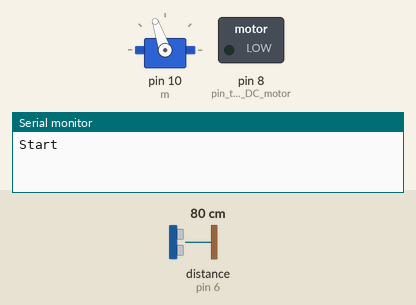
Simulated run of this sketch. Board: Arduino Uno, built with avr-gcc and run on an emulated ATmega328P. Parts: servo, switched loads named in the sketch (green lamp = pin HIGH), the last lines printed to the serial monitor. Wiring (inferred from the names in the program): ultrasonic range finder: trigger pin 7; echo pin 6. The test bench sets the inputs (shaded band); at power-on: distance to the obstacle (sensor on pin 6) 80 cm. The echo pulse lasts 58.3 µs per cm; pins used as bus, display or sensor lines are not drawn.

Above: at 1.2 s.
1.3 s: distance to the obstacle (sensor on pin 6) set to 34 cm
At 2.27 s:
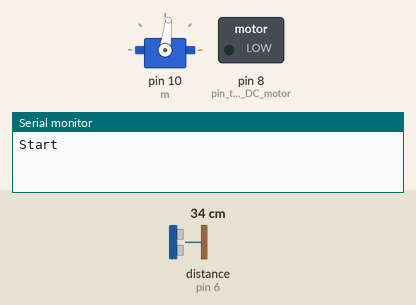
4.3 s: distance to the obstacle (sensor on pin 6) set to 28 cm
At 5.2 s:
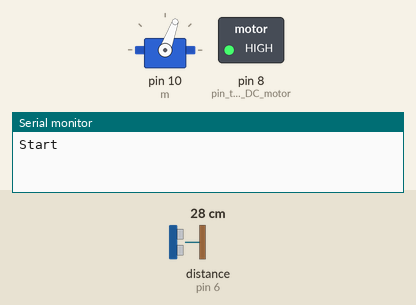
7.3 s: distance to the obstacle (sensor on pin 6) set to 120 cm
At 7.95 s:
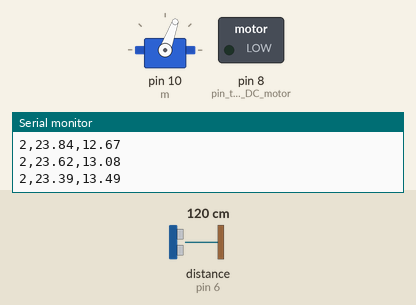
10.3 s: distance to the obstacle (sensor on pin 6) set to 2 cm
Timing chart, 0 to 14.3 s (numbered marks = the images above; inputs shaded):
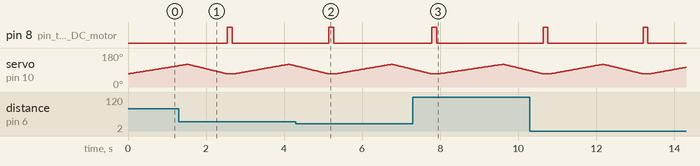

Measured:
- the behaviour switches between 31 and 30 cm on distance to the obstacle (sensor on pin 6) (found by bisection; images 1 and 2)
- by itself, pin 8 (pin_to_control_DC_motor): alternates HIGH for 0.12 s and LOW for 2.4 s

The sketch:

code_for_3d_scanner.ino
```cpp
#include <Servo.h>
#include <math.h>

Servo m;

int t = 7;
int e=  6;
int n;

void setup() {
  pinMode(t, OUTPUT);  //trigger pin
  pinMode(e, INPUT);  //echo pin
  pinMode(8,OUTPUT); //pin to control DC motor, goes to mosfet
  m.attach(10);     //servo motor pin

  Serial.begin(9600);

}

int distance(){

  long duration, cm;

  digitalWrite(t, LOW);
  delayMicroseconds(2);
  digitalWrite(t, HIGH);
  delayMicroseconds(5);
  digitalWrite(t, LOW);

  duration = pulseIn(e, HIGH);

  cm = duration/ 29 / 2;

  return cm; //returns distance in centimeters
}

void revolve(){ // rotates motor 18 degree
 digitalWrite(8,HIGH);
 delay(120);
 digitalWrite(8,LOW);

}

void scan(){
  int i;
  for(i=70;i<=120;i+=1){
    m.write(i);

    delay(25);

    float d= distance();

    if (d<30){

      Serial.print(n);
      Serial.print(",");

      Serial.print(d*cos((i-90)*3.14/180));
      Serial.print(",");

      Serial.print(d*sin((i-90)*3.14/180));
      Serial.println();

      }


  }

  for(i=120;i>=70;i-=1){
    m.write(i);
    delay(20);
    }

}

void loop() {

  int i;

  Serial.println("Start");

  for(i=0;i<20;i+=1){ // scan 20 times, every revolution is 18° i.e. 20x18° = 360°
    n=i;

    scan();       //scan top to bottom
    revolve();   // revolve the object
    delay(50);  //repeat

  }

 Serial.println("End");
 delay(50);

}
```
